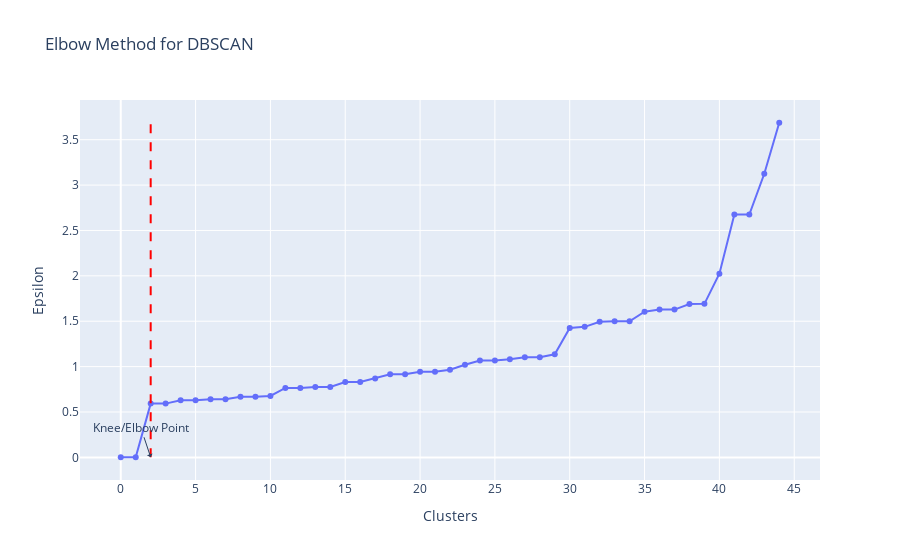

Write notebook code for a chart like this one.
### Code cell
neigh = NearestNeighbors(n_neighbors=2)
nbrs = neigh.fit(time_series_2d)
distances, indices = nbrs.kneighbors(time_series_2d)
distances = np.sort(distances, axis=0)
distances = distances[:,1]

# Plot the knee/elbow graph
plt.plot(distances)
plt.title('Knee/Elbow Method for DBSCAN')
plt.xlabel('Clusters')
plt.ylabel('Epsilon')
plt.show()

# Define epsilon_values and wcss_dbscan based on the computed distances
epsilon_values = np.arange(len(distances))
wcss_dbscan = distances

# Now you can use epsilon_values and wcss_dbscan in the Plotly code
fig = go.Figure()

# Add a scatter plot for the WCSS values
fig.add_trace(go.Scatter(x=epsilon_values, y=wcss_dbscan, mode='lines+markers', name='DBSCAN WCSS'))

# Add a vertical line for the knee/elbow point
knee_index = 2  # You need to set the index of the knee/elbow point
fig.add_shape(type="line", x0=epsilon_values[knee_index], y0=min(wcss_dbscan), 
              x1=epsilon_values[knee_index], y1=max(wcss_dbscan),
              line=dict(color="red", width=2, dash="dash"))

# Add text annotation for the knee/elbow point
fig.add_annotation(x=epsilon_values[knee_index], y=min(wcss_dbscan), text="Knee/Elbow Point", 
                    showarrow=True, arrowhead=1)

# Customize layout
fig.update_layout(title='Elbow Method for DBSCAN',
                  xaxis_title='Clusters',
                  yaxis_title='Epsilon',
                  hovermode='x unified')

# Show the interactive plot
fig.show()

### Figure 1 — Plotly figure (JSON) as saved in the notebook; plotly's stock layout.template omitted (floating-point values rounded to 4 significant figures)
{"data": [{"mode": "lines+markers", "name": "DBSCAN WCSS", "type": "scatter", "x": [0, 1, 2, 3, 4, 5, 6, 7, 8, 9, 10, 11, 12, 13, 14, 15, 16, 17, 18, 19, 20, 21, 22, 23, 24, 25, 26, 27, 28, 29, 30, 31, 32, 33, 34, 35, 36, 37, 38, 39, 40, 41, 42, 43, 44], "y": [0.001381, 0.001381, 0.5923, 0.5923, 0.629, 0.629, 0.6408, 0.6408, 0.6688, 0.6688, 0.6773, 0.7652, 0.7652, 0.7746, 0.7746, 0.8297, 0.8297, 0.8688, 0.9149, 0.9149, 0.943, 0.943, 0.9656, 1.021, 1.066, 1.066, 1.08, 1.104, 1.104, 1.136, 1.425, 1.438, 1.493, 1.499, 1.5, 1.606, 1.628, 1.628, 1.689, 1.691, 2.023, 2.676, 2.676, 3.125, 3.687]}], "layout": {"annotations": [{"arrowhead": 1, "showarrow": true, "text": "Knee/Elbow Point", "x": 2, "y": 0.001381}], "hovermode": "x unified", "shapes": [{"line": {"color": "red", "dash": "dash", "width": 2}, "type": "line", "x0": 2, "x1": 2, "y0": 0.001381, "y1": 3.687}], "title": {"text": "Elbow Method for DBSCAN"}, "xaxis": {"title": {"text": "Clusters"}}, "yaxis": {"title": {"text": "Epsilon"}}}}
